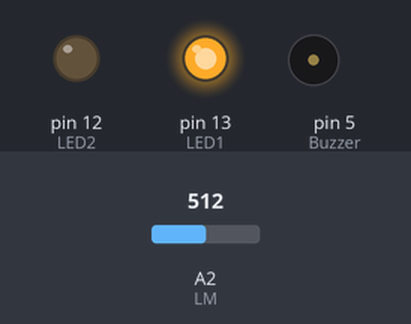
The sketch below on a simulated Arduino Uno, built with avr-gcc and run on an emulated ATmega328P. Parts: output pins drawn as LEDs (lit = HIGH), buzzer (waves = sounding). The test bench sets the inputs (shaded band); at power-on: A2 (LM) = 512. What the sketch prints to the serial monitor is not drawn.

Above: at 1.3 s.
1.4 s: A2 (LM) set to 559
2.9 s: A2 (LM) set to 596
At 3.5 s:
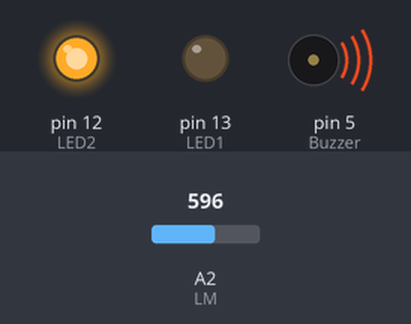
4.5 s: A2 (LM) set to 511
At 5.7 s:
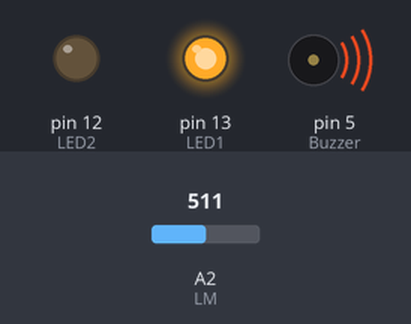
6.0 s: A2 (LM) set to 716
At 7.0 s:
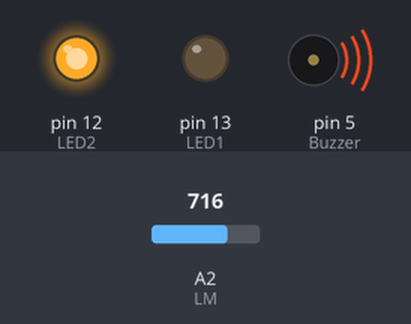
7.5 s: A2 (LM) set to 777
9.0 s: A2 (LM) set to 802
At 9.4 s:
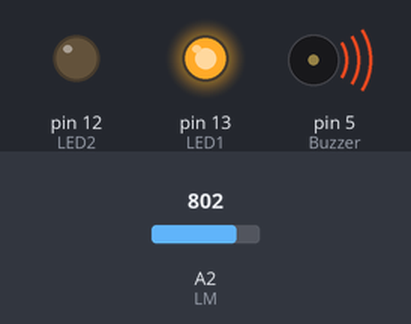
Timing chart, 0 to 11.5 s (numbered marks = the images above; inputs shaded):
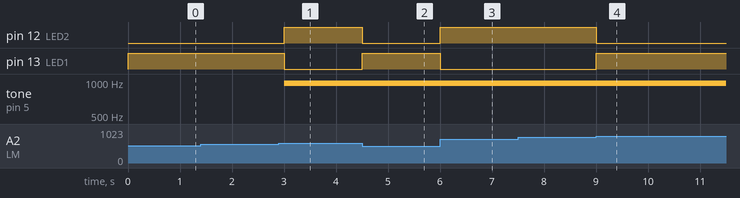

The sketch:

temperature.ino
```cpp
int val=0;
int LM=2;
int LED1=13;
int LED2=12;
int Buzzer=5;
void setup() {
  // put your setup code here, to run once:
  pinMode(LM,INPUT);
  pinMode(LED1,OUTPUT);
  pinMode(LED2,OUTPUT);
  pinMode(Buzzer,OUTPUT);
  Serial.begin(9600);
}

void loop() {
  // put your main code here, to run repeatedly:
  val=analogRead(LM);
  val=(125*val)>>8;
  Serial.print(val);
  if(val<26)
  {
    digitalWrite(LED1,HIGH);
    digitalWrite(LED2,LOW);
    analogWrite(Buzzer,0);
  }else
  {
    digitalWrite(LED1,LOW);
    digitalWrite(LED2,HIGH);
    analogWrite(Buzzer,500);
  }
  delay(500);
}
```

Measured:
- the behaviour switches between 577 and 578 on A2 (LM) (found by bisection; images 0 and 1)
- the behaviour switches between 786 and 787 on A2 (LM) (found by bisection; images 3 and 4)
- after the input at 1.4 s, every drawn part: stays the same
- after the input at 2.9 s, pin 12 (LED2): LOW → HIGH after 0.10 s; pin 13 (LED1): HIGH → LOW after 0.10 s; tone on pin 5 (Buzzer): silent → 977 Hz after 0.10 s
- after the input at 4.5 s, pin 12 (LED2): HIGH → LOW at once; pin 13 (LED1): LOW → HIGH at once
- after the input at 6.0 s, pin 12 (LED2): LOW → HIGH at once; pin 13 (LED1): HIGH → LOW at once
- after the input at 7.5 s, every drawn part: stays the same
- after the input at 9.0 s, pin 12 (LED2): HIGH → LOW at once; pin 13 (LED1): LOW → HIGH at once
